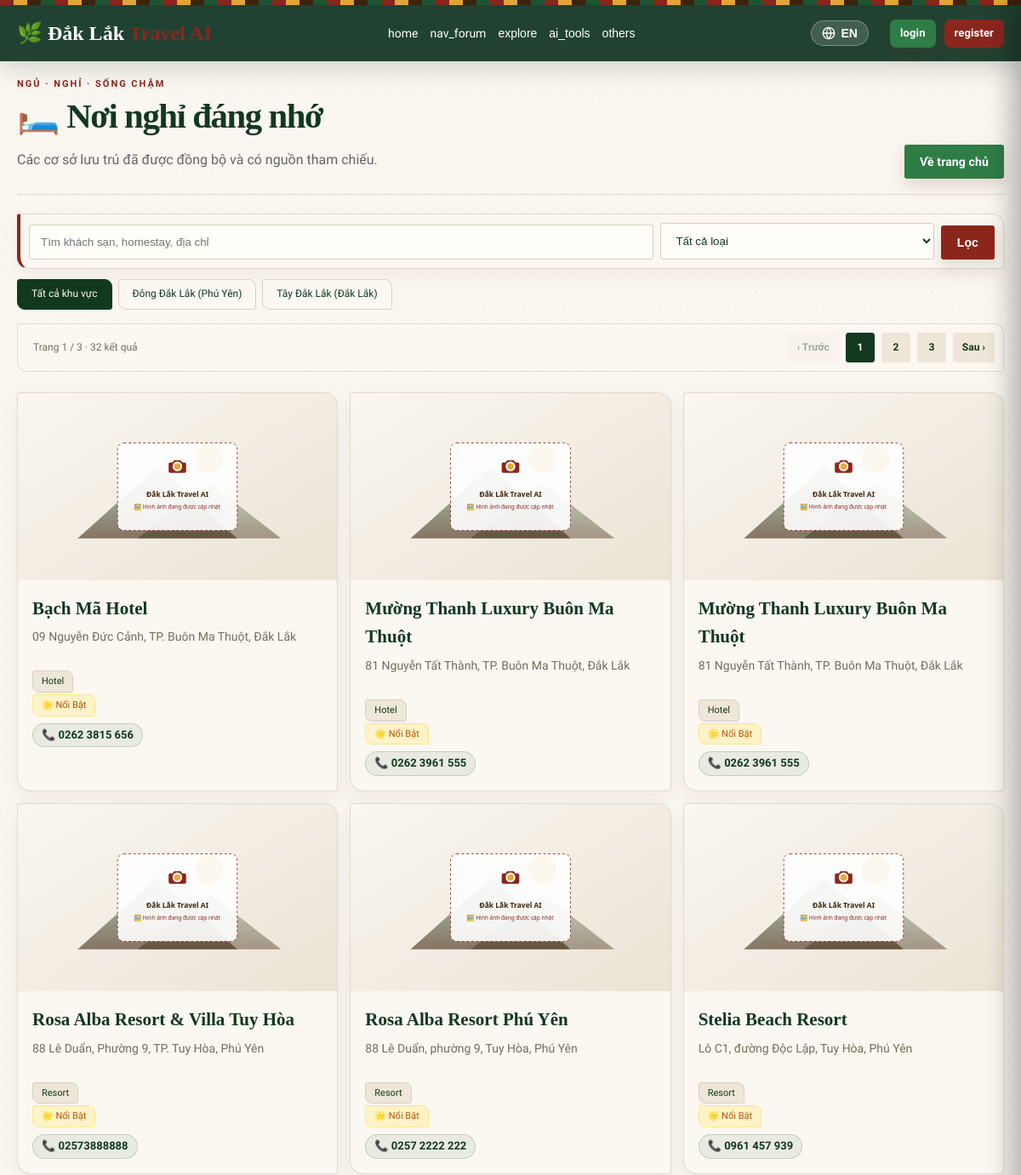
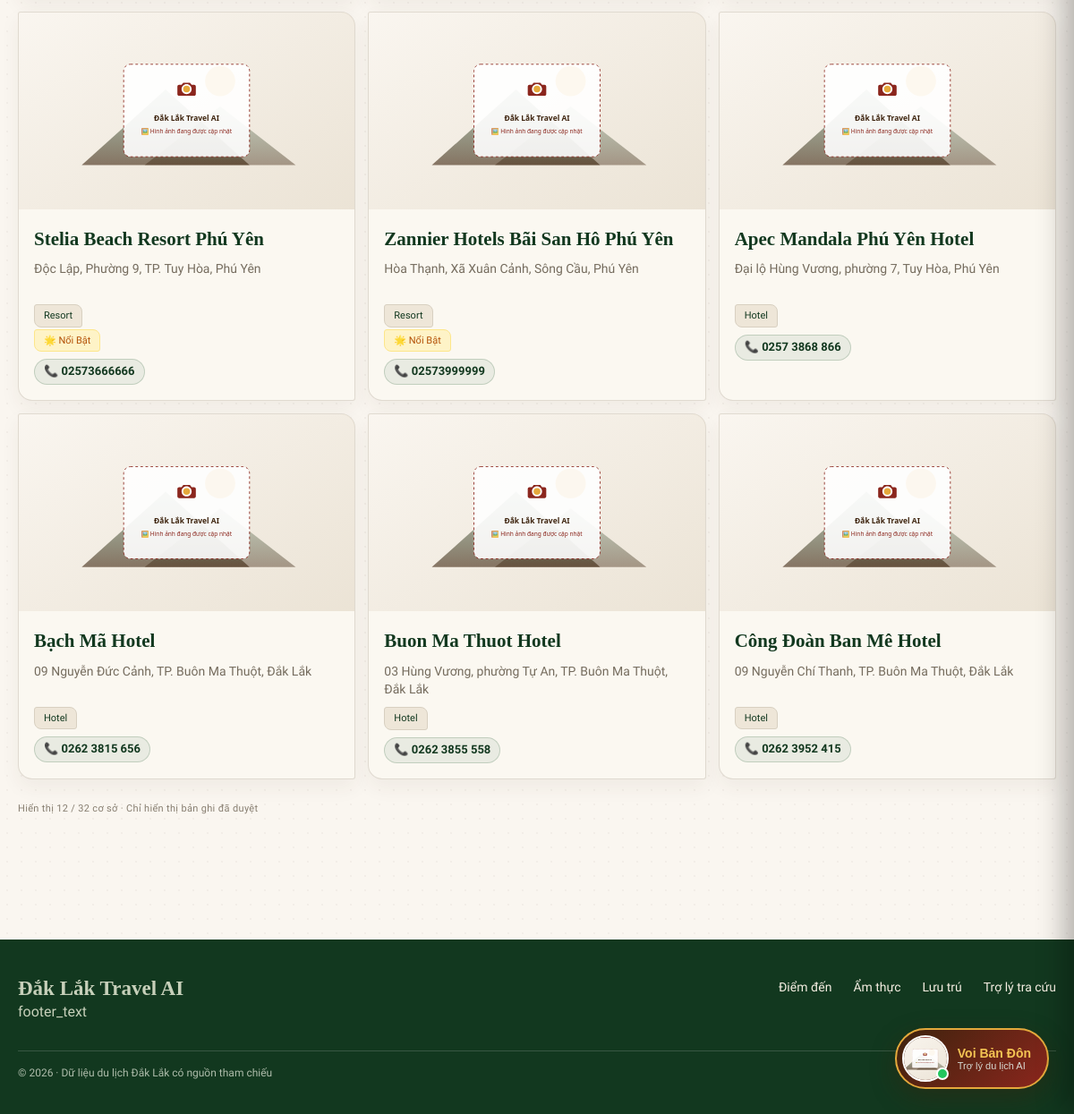
The app's page /accommodations.php with its own data (2 pictures, top to bottom).
### tables this page shows
CREATE TABLE `accommodations` (
  `id` int(11) NOT NULL,
  `destination_id` int(11) DEFAULT NULL,
  `region` enum('east','west') DEFAULT NULL,
  `accommodation_type` enum('homestay','hotel','resort') NOT NULL DEFAULT 'homestay',
  `name` varchar(200) NOT NULL,
  `name_en` varchar(255) DEFAULT NULL,
  `slug` varchar(220) NOT NULL,
  `description` text DEFAULT NULL,
  `description_en` text DEFAULT NULL,
  `address` varchar(255) DEFAULT NULL,
  `latitude` decimal(10,6) DEFAULT NULL,
  `longitude` decimal(10,6) DEFAULT NULL,
  `price_min` decimal(12,2) DEFAULT NULL,
  `price_max` decimal(12,2) DEFAULT NULL,
  `amenities` text DEFAULT NULL,
  `contact_phone` varchar(50) DEFAULT NULL,
  `image_url` varchar(500) DEFAULT NULL,
  `is_featured` tinyint(1) DEFAULT 0,
  `source_url` varchar(500) DEFAULT NULL,
  `last_verified_at` date DEFAULT NULL,
  `status` enum('draft','published') NOT NULL DEFAULT 'published',
  `created_at` timestamp NOT NULL DEFAULT current_timestamp(),
  `updated_at` timestamp NULL DEFAULT current_timestamp() ON UPDATE current_timestamp(),
  `place_id` varchar(255) DEFAULT NULL,
  `rating` decimal(2,1) DEFAULT NULL,
  `rating_count` int(11) DEFAULT NULL,
  `price_level` tinyint(4) DEFAULT NULL,
  `opening_hours` text DEFAULT NULL,
  `place_synced_at` timestamp NULL DEFAULT NULL,
  `geo_source` enum('manual','destination','geocode','place') DEFAULT NULL,
  `geocoded_at` timestamp NULL DEFAULT NULL
);

### includes/functions.php (called while the page is built, shortened)
<?php
function url(string $path): string
{
    return BASE_URL . (str_starts_with($path, '/') ? $path : '/' . $path);
}
function e(?string $str): string
{
    return htmlspecialchars($str ?? '', ENT_QUOTES, 'UTF-8');
}

### public/accommodations.php (the view, shortened to what this page needs)
<?php
require_once __DIR__ . '/../includes/functions.php';
$db = getDB();
$keyword = trim((string)($_GET['q'] ?? ''));
$type = in_array($_GET['type'] ?? '', ['homestay', 'hotel', 'resort'], true) ? $_GET['type'] : '';
$region = in_array($_GET['region'] ?? '', ['east', 'west'], true) ? $_GET['region'] : '';
$page = max(1, (int)($_GET['page'] ?? 1)); $limit = 12;
$where = ["a.status='published'"]; $params = [];
$whereSql = implode(' AND ', $where);
$count = $db->prepare("SELECT COUNT(*) FROM accommodations a LEFT JOIN destinations d ON d.id=a.destination_id WHERE $whereSql"); $count->execute($params); $total=(int)$count->fetchColumn();
$pages=max(1,(int)ceil($total/$limit)); $page=min($page,$pages); $offset=($page-1)*$limit;
$list=$db->prepare("SELECT a.id, a.name, a.name_en, a.slug, a.accommodation_type, a.address, a.price_min, a.price_max, a.contact_phone, a.description, a.region, a.is_featured, COALESCE(a.image_url, (SELECT image_url FROM accommodation_images ai WHERE ai.accommodation_id=a.id ORDER BY ai.is_primary DESC,ai.sort_order,ai.id LIMIT 1)) AS card_image FROM accommodations a LEFT JOIN destinations d ON d.id=a.destination_id WHERE $whereSql ORDER BY a.is_featured DESC, a.name LIMIT $limit OFFSET $offset"); $list->execute($params); $stays=$list->fetchAll();
$queryParams=$_GET; unset($queryParams['page']);
include __DIR__ . '/../includes/header.php';
?><div class="catalog-page catalog-stays"><div class="section-heading-row"><div><p class="catalog-kicker">NGỦ · NGHỈ · SỐNG CHẬM</p><h1 class="section-title">🛏️ Nơi nghỉ đáng nhớ</h1><p class="section-sub">Các cơ sở lưu trú đã được đồng bộ và có nguồn tham chiếu.</p></div><a href="<?= url('/') ?>" class="btn secondary section-view-all">Về trang chủ</a></div>
<form class="catalog-filters" method="get" action="<?= url('/luu-tru') ?>"><input name="q" value="<?= e($keyword) ?>" placeholder="Tìm khách sạn, homestay, địa chỉ"><select name="type"><option value="">Tất cả loại</option></select><button class="btn" type="submit">Lọc</button></form>
<div class="pills region-pills"><a class="pill <?= $region===''?'active':'' ?>" href="<?= url('/luu-tru') . ($keyword||$type ? '?' . e(http_build_query(array_filter(['q'=>$keyword,'type'=>$type]))) : '') ?>">Tất cả khu vực</a><?php foreach(['east'=>'Đông Đắk Lắk (Phú Yên)','west'=>'Tây Đắk Lắk (Đắk Lắk)'] as $key=>$label): $p=$queryParams; $p['region']=$key; ?><a class="pill <?= $region===$key?'active':'' ?>" href="<?= url('/luu-tru') . '?' . e(http_build_query($p)) ?>"><?= $label ?></a><?php endforeach; ?></div>
<?php if ($pages > 1): ?><nav class="catalog-pagination" aria-label="Phân trang lưu trú"><span>Trang <?= $page ?> / <?= $pages ?> · <?= $total ?> kết quả</span><?php $p=$queryParams; $p['page']=max(1,$page-1); ?><a class="<?= $page<=1?'is-disabled':'' ?>" href="<?= url('/luu-tru') . '?' . e(http_build_query($p)) ?>">‹ Trước</a><?php for($i=1;$i<=$pages;$i++): $p=$queryParams; $p['page']=$i; ?><a class="<?= $i===$page?'is-current':'' ?>" href="<?= url('/luu-tru') . '?' . e(http_build_query($p)) ?>"><?= $i ?></a><?php endfor; $p=$queryParams; $p['page']=min($pages,$page+1); ?><a class="<?= $page>=$pages?'is-disabled':'' ?>" href="<?= url('/luu-tru') . '?' . e(http_build_query($p)) ?>">Sau ›</a></nav><?php endif; ?>
<div class="grid catalog-grid"><?php if (!$stays): ?><div class="catalog-empty"><span class="catalog-empty-mark">⌁</span><h2>Chưa tìm thấy nơi nghỉ phù hợp</h2><p>Thử đổi loại hình, từ khóa hoặc tuyến Đông/Tây Đắk Lắk.</p><a class="btn secondary" href="<?= url('/luu-tru') ?>">Xóa bộ lọc</a></div><?php endif; ?><?php foreach ($stays as $stay): ?><article class="card catalog-card"><div class="card-img"><?php if (!empty($stay['card_image'])): ?><img src="<?= url($stay['card_image']) ?>" alt="<?= e($stay['name']) ?>" loading="lazy" style="width:100%;height:100%;object-fit:cover" onerror="this.onerror=null;this.src='<?= url('/assets/images/placeholder.svg') ?>';"><?php else: ?><span class="catalog-no-image">🛏️</span><?php endif; ?></div><div class="card-body"><h3><?= e($stay['name']) ?></h3><p><?= e($stay['address'] ?? 'Đắk Lắk') ?></p><span class="badge"><?= e($stay['accommodation_type']) ?></span><?php if (!empty($stay['is_featured'])): ?><span class="badge" style="background:#fef3c7; color:#b45309; border:1px solid #fde68a;">🌟 Nổi bật</span><?php endif; ?><?php if (!empty($stay['price_min'])): ?><span class="catalog-price">Từ <?= number_format((float)$stay['price_min'], 0, ',', '.') ?>đ</span><?php endif; ?><?php if (!empty($stay['contact_phone'])): ?><a href="tel:<?= e($stay['contact_phone']) ?>" class="stay-phone-link" onclick="event.stopPropagation();">📞 <?= e($stay['contact_phone']) ?></a><?php endif; ?></div></article><?php endforeach; ?></div><p class="catalog-footer-note">Hiển thị <?= count($stays) ?> / <?= $total ?> cơ sở · Chỉ hiển thị bản ghi đã duyệt</p></div>
<?php include __DIR__ . '/../includes/footer.php'; ?>

### records on screen
accommodations: name "Bạch Mã Hotel", address "09 Nguyễn Đức Cảnh, TP. Buôn Ma Thuột, Đắk Lắk", accommodation_type "Hotel", is_featured "🌟 Nổi Bật", contact_phone "0262 3815 656"
accommodations: name "Mường Thanh Luxury Buôn Ma Thuột", address "81 Nguyễn Tất Thành, TP. Buôn Ma Thuột, Đắk Lắk", accommodation_type "Hotel", is_featured "🌟 Nổi Bật", contact_phone "0262 3961 555"
accommodations: name "Mường Thanh Luxury Buôn Ma Thuột", address "81 Nguyễn Tất Thành, TP. Buôn Ma Thuột, Đắk Lắk", accommodation_type "Hotel", is_featured "🌟 Nổi Bật", contact_phone "0262 3961 555"
accommodations: name "Rosa Alba Resort & Villa Tuy Hòa", address "88 Lê Duẩn, Phường 9, TP. Tuy Hòa, Phú Yên", accommodation_type "Resort", is_featured "🌟 Nổi Bật", contact_phone "02573888888"
accommodations: name "Rosa Alba Resort Phú Yên", address "88 Lê Duẩn, phường 9, Tuy Hòa, Phú Yên", accommodation_type "Resort", is_featured "🌟 Nổi Bật", contact_phone "0257 2222 222"
accommodations: name "Stelia Beach Resort", address "Lô C1, đường Độc Lập, Tuy Hòa, Phú Yên", accommodation_type "Resort", is_featured "🌟 Nổi Bật", contact_phone "0961 457 939"
accommodations: name "Stelia Beach Resort Phú Yên", address "Độc Lập, Phường 9, TP. Tuy Hòa, Phú Yên", accommodation_type "Resort", is_featured "🌟 Nổi Bật", contact_phone "02573666666"
accommodations: name "Zannier Hotels Bãi San Hô Phú Yên", address "Hòa Thạnh, Xã Xuân Cảnh, Sông Cầu, Phú Yên", accommodation_type "Resort", is_featured "🌟 Nổi Bật", contact_phone "02573999999"
accommodations: name "Apec Mandala Phú Yên Hotel", address "Đại lộ Hùng Vương, phường 7, Tuy Hòa, Phú Yên", accommodation_type "Hotel", contact_phone "0257 3868 866"
accommodations: name "Bạch Mã Hotel", address "09 Nguyễn Đức Cảnh, TP. Buôn Ma Thuột, Đắk Lắk", accommodation_type "Hotel", contact_phone "0262 3815 656"
accommodations: name "Buon Ma Thuot Hotel", address "03 Hùng Vương, phường Tự An, TP. Buôn Ma Thuột, Đắk Lắk", accommodation_type "Hotel", contact_phone "0262 3855 558"
accommodations: name "Công Đoàn Ban Mê Hotel", address "09 Nguyễn Chí Thanh, TP. Buôn Ma Thuột, Đắk Lắk", accommodation_type "Hotel", contact_phone "0262 3952 415"

### other values on screen
__('home') "home"
__('nav_forum') "nav_forum"
__('explore') "explore"
__('ai_tools') "ai_tools"
__('others') "others"
__('login') "login"
__('register') "register"
$label "Đông Đắk Lắk (Phú Yên)"
$label "Tây Đắk Lắk (Đắk Lắk)"
$page "1"
$pages "3"
$total "32"
count($stays) "12"
__('footer_text') "footer_text"
